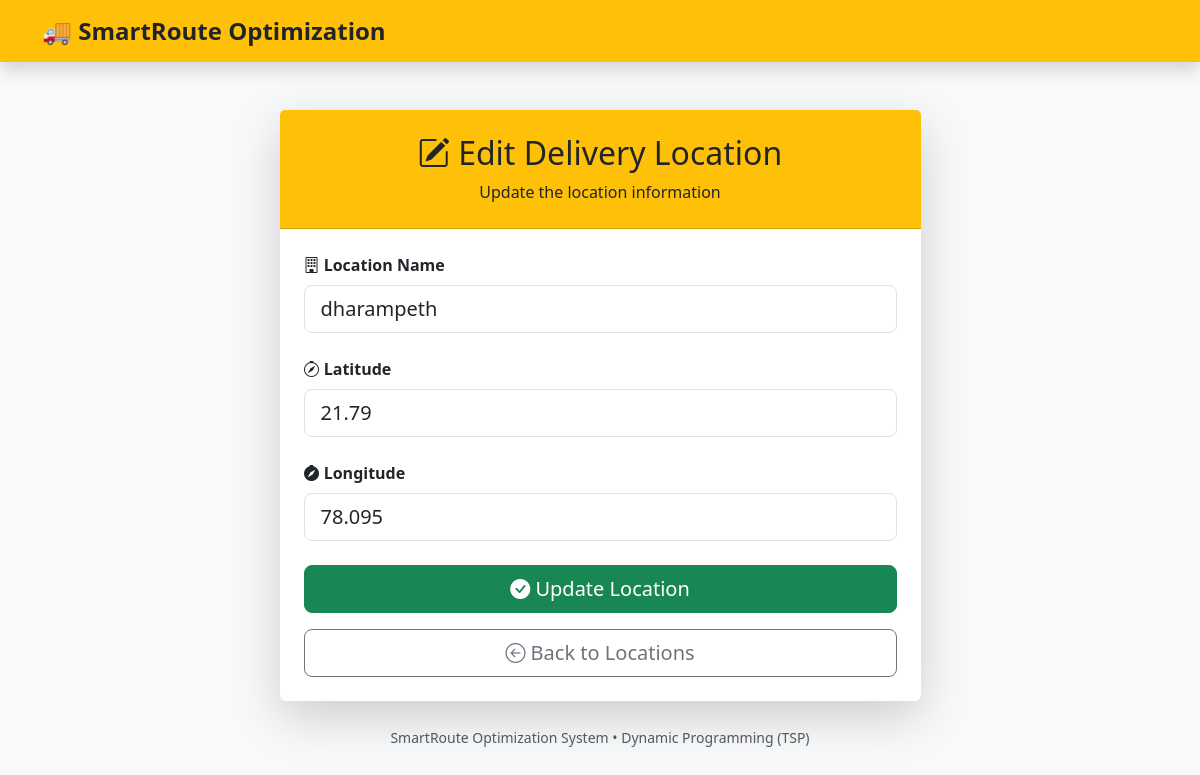
The app's page /edit-location/3 with its own data.
### tables this page shows
CREATE TABLE locations(
            id INTEGER PRIMARY KEY AUTOINCREMENT,
            name TEXT NOT NULL,
            latitude REAL NOT NULL,
            longitude REAL NOT NULL
        );

### app.py (the view, shortened to what this page needs)
@app.route("/edit-location/<int:id>", methods=["GET", "POST"])
def edit_location(id):
    conn = sqlite3.connect("database/delivery.db")
    cursor = conn.cursor()
    cursor.execute("SELECT * FROM locations WHERE id=?", (id,))
    location = cursor.fetchone()
    conn.close()
    return render_template("edit_location.html", location=location)

### templates/edit_location.html (shortened to what this page needs)
<!DOCTYPE html>
<html lang="en">
<head>
    <link href="https://cdn.jsdelivr.net/npm/bootstrap@5.3.8/dist/css/bootstrap.min.css" rel="stylesheet">
    <link rel="stylesheet"
    href="https://cdn.jsdelivr.net/npm/bootstrap-icons@1.13.1/font/bootstrap-icons.min.css">
</head>
<body class="bg-light">
<nav class="navbar navbar-dark bg-warning shadow">
    <div class="container">
        <a href="/dashboard" class="navbar-brand fw-bold fs-4 text-dark">
            🚚 SmartRoute Optimization
        </a>
    </div>
</nav>
<div class="container mt-5">
    <div class="row justify-content-center">
        <div class="col-lg-7">
            <div class="card shadow-lg border-0">
                <div class="card-header bg-warning text-dark text-center py-4">
                    <h2>
                        <i class="bi bi-pencil-square"></i>
                        Edit Delivery Location
                    </h2>
                    <p class="mb-0">
                        Update the location information
                    </p>
                </div>
                <div class="card-body p-4">
                    <form method="POST">
                        <div class="mb-4">
                            <label class="form-label fw-bold">
                                <i class="bi bi-building"></i>
                                Location Name
                            </label>
                            <input
                                type="text"
                                class="form-control form-control-lg"
                                name="name"
                                value="{{ location[1] }}"
                                required>
                        </div>
                        <div class="mb-4">
                            <label class="form-label fw-bold">
                                <i class="bi bi-compass"></i>
                                Latitude
                            </label>
                            <input
                                type="number"
                                step="any"
                                class="form-control form-control-lg"
                                name="latitude"
                                value="{{ location[2] }}"
                                required>
                        </div>
                        <div class="mb-4">
                            <label class="form-label fw-bold">
                                <i class="bi bi-compass-fill"></i>
                                Longitude
                            </label>
                            <input
                                type="number"
                                step="any"
                                class="form-control form-control-lg"
                                name="longitude"
                                value="{{ location[3] }}"
                                required>
                        </div>
                        <div class="d-grid gap-3">
                            <button
                                type="submit"
                                class="btn btn-success btn-lg">
                                <i class="bi bi-check-circle-fill"></i>
                                Update Location
                            </button>
                            <a
                                href="/locations"
                                class="btn btn-outline-secondary btn-lg">
                                <i class="bi bi-arrow-left-circle"></i>
                                Back to Locations
                            </a>
                        </div>
                    </form>
                </div>
            </div>
            <div class="text-center mt-4 text-muted">
                <small>
                    SmartRoute Optimization System • Dynamic Programming (TSP)
                </small>
            </div>
        </div>
    </div>
</div>
</body>
</html>

### records on screen
locations: name "dharampeth", latitude "21.79", longitude "78.095"
